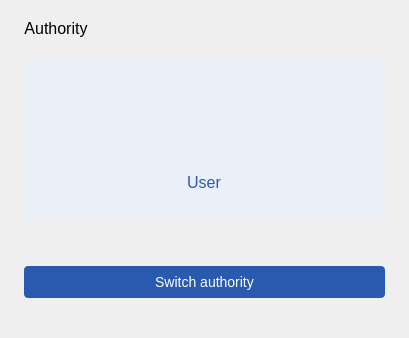
<?xml version="1.0" encoding="UTF-8"?>
<ui version="4.0">
 <class>CurrentAuthorityForm</class>
 <widget class="QWidget" name="CurrentAuthorityForm">
  <property name="geometry">
   <rect>
    <x>0</x>
    <y>0</y>
    <width>409</width>
    <height>338</height>
   </rect>
  </property>
  <property name="windowTitle">
   <string>Form</string>
  </property>
  <property name="styleSheet">
   <string notr="true">QFrame {
	background: transparent;
}
QFrame#frame_bg {
	background: #EAEFF8;
	border: none;
}

QLabel#lbl_title{
	font-size:16px;
}

QLabel#lbl_currentAuthority{
	background: transparent;
	color: #295AB0;
	font-size:16px;
}

QPushButton#pbn_changeAuthority {
    background: rgb(41, 90, 176);
	border:none;
    border-radius: 4px;
	color: rgb(255, 255, 255);
	font-size:14px;
}

QPushButton#pbn_changeAuthority:disabled {
    background: rgba(41, 90, 176, 0.6);
}

QPushButton#pbn_changePassword {
	background: transparent;
	border: none;
	color: rgb(41, 90, 176);
}

QPushButton#pbn_close {
	background: transparent;
	border: none;
}

QPushButton#pbn_avator,
QPushButton#pbn_avator:disabled {
	background: transparent;
	border: none;
	color: #295AB0;
}</string>
  </property>
  <layout class="QVBoxLayout" name="verticalLayout">
   <property name="spacing">
    <number>20</number>
   </property>
   <property name="leftMargin">
    <number>24</number>
   </property>
   <property name="topMargin">
    <number>16</number>
   </property>
   <property name="rightMargin">
    <number>24</number>
   </property>
   <property name="bottomMargin">
    <number>40</number>
   </property>
   <item>
    <layout class="QHBoxLayout" name="horizontalLayout">
     <property name="spacing">
      <number>0</number>
     </property>
     <property name="bottomMargin">
      <number>0</number>
     </property>
     <item>
      <widget class="QLabel" name="lbl_title">
       <property name="text">
        <string>Authority</string>
       </property>
       <property name="alignment">
        <set>Qt::AlignCenter</set>
       </property>
      </widget>
     </item>
     <item>
      <spacer name="horizontalSpacer">
       <property name="orientation">
        <enum>Qt::Horizontal</enum>
       </property>
       <property name="sizeHint" stdset="0">
        <size>
         <width>40</width>
         <height>20</height>
        </size>
       </property>
      </spacer>
     </item>
     <item>
      <widget class="QPushButton" name="pbn_close">
       <property name="minimumSize">
        <size>
         <width>24</width>
         <height>24</height>
        </size>
       </property>
       <property name="maximumSize">
        <size>
         <width>24</width>
         <height>24</height>
        </size>
       </property>
       <property name="text">
        <string/>
       </property>
       <property name="icon">
        <iconset resource="../../../../rc/orpe_components.qrc">
         <normaloff>:/components/image/components/window/close_window.svg</normaloff>:/components/image/components/window/close_window.svg</iconset>
       </property>
       <property name="iconSize">
        <size>
         <width>20</width>
         <height>20</height>
        </size>
       </property>
      </widget>
     </item>
    </layout>
   </item>
   <item>
    <widget class="QFrame" name="frame_bg">
     <property name="sizePolicy">
      <sizepolicy hsizetype="Expanding" vsizetype="Preferred">
       <horstretch>0</horstretch>
       <verstretch>0</verstretch>
      </sizepolicy>
     </property>
     <property name="minimumSize">
      <size>
       <width>360</width>
       <height>160</height>
      </size>
     </property>
     <property name="maximumSize">
      <size>
       <width>360</width>
       <height>160</height>
      </size>
     </property>
     <property name="frameShape">
      <enum>QFrame::StyledPanel</enum>
     </property>
     <property name="frameShadow">
      <enum>QFrame::Raised</enum>
     </property>
     <layout class="QVBoxLayout" name="verticalLayout_2">
      <property name="spacing">
       <number>16</number>
      </property>
      <property name="leftMargin">
       <number>0</number>
      </property>
      <property name="topMargin">
       <number>26</number>
      </property>
      <property name="rightMargin">
       <number>0</number>
      </property>
      <property name="bottomMargin">
       <number>26</number>
      </property>
      <item>
       <layout class="QHBoxLayout" name="horizontalLayout_4">
        <item>
         <spacer name="horizontalSpacer_5">
          <property name="orientation">
           <enum>Qt::Horizontal</enum>
          </property>
          <property name="sizeHint" stdset="0">
           <size>
            <width>40</width>
            <height>20</height>
           </size>
          </property>
         </spacer>
        </item>
        <item>
         <widget class="QPushButton" name="pbn_avator">
          <property name="minimumSize">
           <size>
            <width>68</width>
            <height>68</height>
           </size>
          </property>
          <property name="maximumSize">
           <size>
            <width>68</width>
            <height>68</height>
           </size>
          </property>
          <property name="focusPolicy">
           <enum>Qt::NoFocus</enum>
          </property>
          <property name="contextMenuPolicy">
           <enum>Qt::NoContextMenu</enum>
          </property>
          <property name="text">
           <string/>
          </property>
          <property name="icon">
           <iconset>
            <normalon>:/settings/image/settings/authority_user.svg</normalon>
           </iconset>
          </property>
          <property name="iconSize">
           <size>
            <width>60</width>
            <height>60</height>
           </size>
          </property>
          <property name="flat">
           <bool>true</bool>
          </property>
         </widget>
        </item>
        <item>
         <spacer name="horizontalSpacer_6">
          <property name="orientation">
           <enum>Qt::Horizontal</enum>
          </property>
          <property name="sizeHint" stdset="0">
           <size>
            <width>40</width>
            <height>20</height>
           </size>
          </property>
         </spacer>
        </item>
       </layout>
      </item>
      <item>
       <widget class="QLabel" name="lbl_currentAuthority">
        <property name="font">
         <font>
          <pointsize>-1</pointsize>
         </font>
        </property>
        <property name="text">
         <string>User</string>
        </property>
        <property name="alignment">
         <set>Qt::AlignCenter</set>
        </property>
       </widget>
      </item>
     </layout>
    </widget>
   </item>
   <item>
    <spacer name="verticalSpacer_2">
     <property name="orientation">
      <enum>Qt::Vertical</enum>
     </property>
     <property name="sizeHint" stdset="0">
      <size>
       <width>20</width>
       <height>40</height>
      </size>
     </property>
    </spacer>
   </item>
   <item>
    <widget class="QPushButton" name="pbn_changeAuthority">
     <property name="minimumSize">
      <size>
       <width>120</width>
       <height>32</height>
      </size>
     </property>
     <property name="maximumSize">
      <size>
       <width>16777215</width>
       <height>32</height>
      </size>
     </property>
     <property name="text">
      <string>Switch authority</string>
     </property>
    </widget>
   </item>
  </layout>
 </widget>
 <resources>
  <include location="../../../../rc/orpe_components.qrc"/>
  <include location="../../../../rc/orpe_settings.qrc"/>
 </resources>
 <connections/>
</ui>
